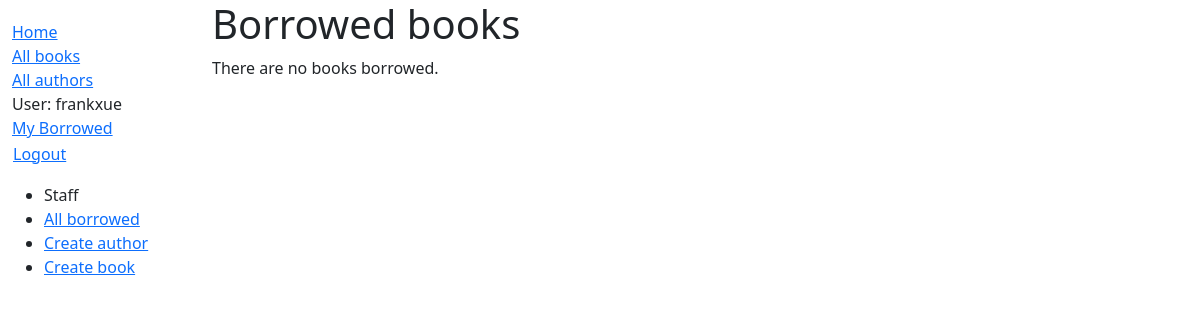
Page /catalog/mybooks/ (signed in) on the earlier database version.
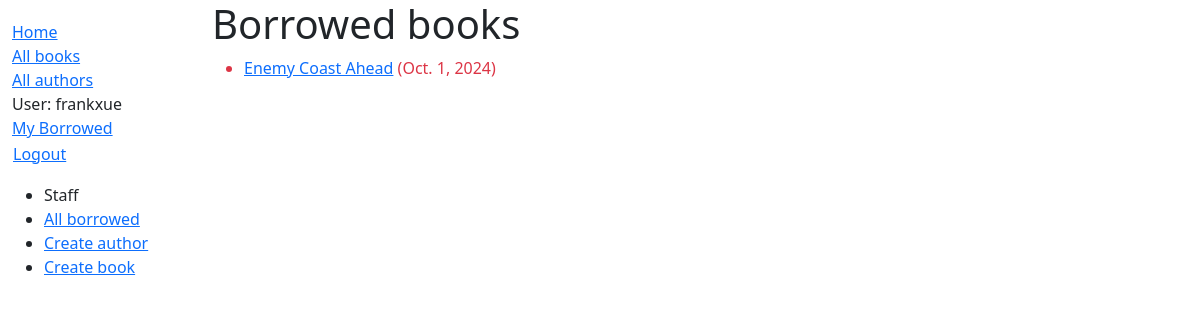
Same page on the later database version.
### catalog/models.py (models this page shows, shortened)
class BookInstance(models.Model):
    id = models.UUIDField(
        primary_key=True,
        default=uuid.uuid4,
        help_text="Unique ID for this particular book"
    )
    book = models.ForeignKey('Book', on_delete=models.RESTRICT, null=True)
    imprint = models.CharField(max_length=200)
    due_back = models.DateField(null=True, blank=True)
    borrower = models.ForeignKey(settings.AUTH_USER_MODEL, on_delete=models.SET_NULL, null=True, blank=True)
    LOAN_STATUS = (
        ('m', 'Maintenance'),
        ('o', 'On loan'),
        ('a', 'Available'),
        ('r', 'Reserved'),
    )
    status = models.CharField(
        max_length=1,
        choices=LOAN_STATUS,
        default='m',
        blank=True,
        help_text='Book availability',
    )
    class Meta:
        ordering = ['due_back']
        permissions = (("can_mark_returned", "Set book as returned"), ("can_renew", "Renew the due_back of a book"))
    def display_author(self):
        return f'{self.book.author.first_name} {self.book.author.last_name}'
    display_author.short_description = "Author"
    def is_overdue(self):
        return bool(self.due_back and date.today() > self.due_back)

class Book(models.Model):
    title = models.CharField(max_length=200)
    author = models.ForeignKey(
        'Author',
        on_delete=models.RESTRICT,
        null=True
    )
    summary = models.TextField(
        max_length=1000,
        help_text="Enter a brief description of the book"
    )
    isbn = models.CharField('ISBN', max_length=13, unique=True, help_text='13 Character <a href="https://www.isbn-insternational.org/content/what-isbn">ISBN</a>')
    genre = models.ManyToManyField('Genre', help_text='Select a genre for this book')
    language = models.ForeignKey('Language', on_delete=models.SET_NULL, null=True)
    class Meta:
        ordering = ['title', 'author']
    def display_genre(self):
        return ', '.join([genre.name for genre in self.genre.all()[:3]])
    display_genre.short_description = 'Genre'

### catalog/views.py (the view)
# urls.py: path('mybooks/', views.LoanedBookByUserListView.as_view(), name='my-borrowed'),
class LoanedBookByUserListView(LoginRequiredMixin, generic.ListView):
    model = BookInstance
    template_name = 'catalog/bookinstance_list_borrowed_user.html'
    paginate_by = 10
    def get_queryset(self):
        return (
            BookInstance.objects
            .filter(borrower=self.request.user)
            .filter(status__exact='o')
            .order_by('due_back')
        )

### catalog/templates/catalog/bookinstance_list_borrowed_user.html
{% extends "base_generic.html" %}
{% block content %}
<h1>Borrowed books</h1>
    {% if bookinstance_list %}
        <ul>
            {% for bookinst in bookinstance_list %}
            <li class="{% if bookinst.is_overdue %}text-danger{% endif %}">
                <a href="{% url 'book-detail' bookinst.book.pk %}">{{ bookinst.book.title }}</a> ({{ bookinst.due_back }})
            </li>
            {% endfor %}
        </ul>
    {% else %}
        <p>There are no books borrowed.</p>
    {% endif %}
{% endblock content %}

Differences in the rows shown:
added BookInstance: book "Enemy Coast Ahead", due_back "Oct. 1, 2024"
Other differences:
text no longer shown: "There are no books borrowed."
